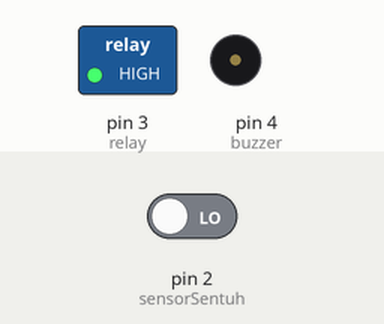
Bench run of a sketch on a simulated Arduino Uno, built with avr-gcc and run on an emulated ATmega328P. On the bench: switched loads named in the sketch (green lamp = pin HIGH), buzzer (waves = sounding, pin HIGH). The test bench sets the inputs (shaded band); at power-on: pin 2 (sensorSentuh) LOW.

Above: at 1.2 s.
1.3 s: pin 2 (sensorSentuh) driven HIGH
At 1.7 s:
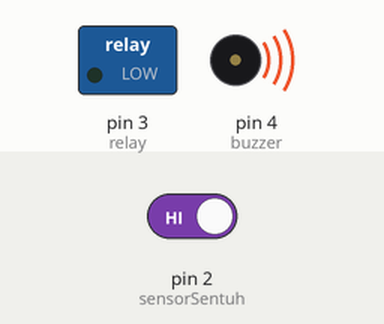
2.8 s: pin 2 (sensorSentuh) driven LOW
At 4.0 s:
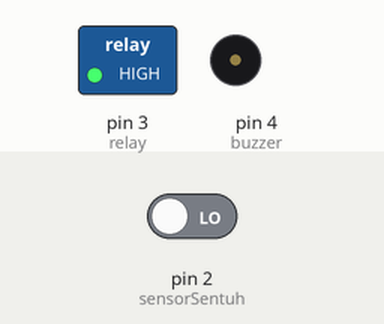
Timing chart, 0 to 5.8 s (numbered marks = the images above; inputs shaded):
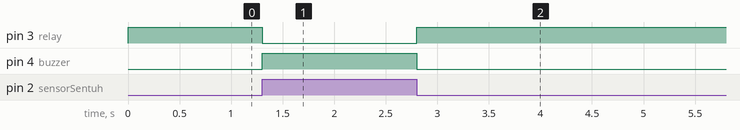

Measured:
- after the input at 1.3 s, pin 3 (relay): HIGH → LOW at once; pin 4 (buzzer): LOW → HIGH at once
- after the input at 2.8 s, pin 3 (relay): LOW → HIGH at once; pin 4 (buzzer): HIGH → LOW at once

The sketch:

sensor-sentuh.ino
```cpp
#define sensorSentuh 2
const int buzzer = 4;
const int relay = 3;
void setup() {
Serial.begin(9600);
pinMode(sensorSentuh, INPUT);
pinMode(buzzer, OUTPUT);
pinMode(relay, OUTPUT);
digitalWrite(relay,HIGH);
}

void loop() {
int kondisi = digitalRead(sensorSentuh);

if(kondisi==1) // saat disentuh
{
  digitalWrite(relay,LOW);
  digitalWrite(buzzer,HIGH);
}
if(kondisi==0) //tidak disentuh
{
  digitalWrite(relay,HIGH);
  digitalWrite(buzzer,LOW);
}
}
```
